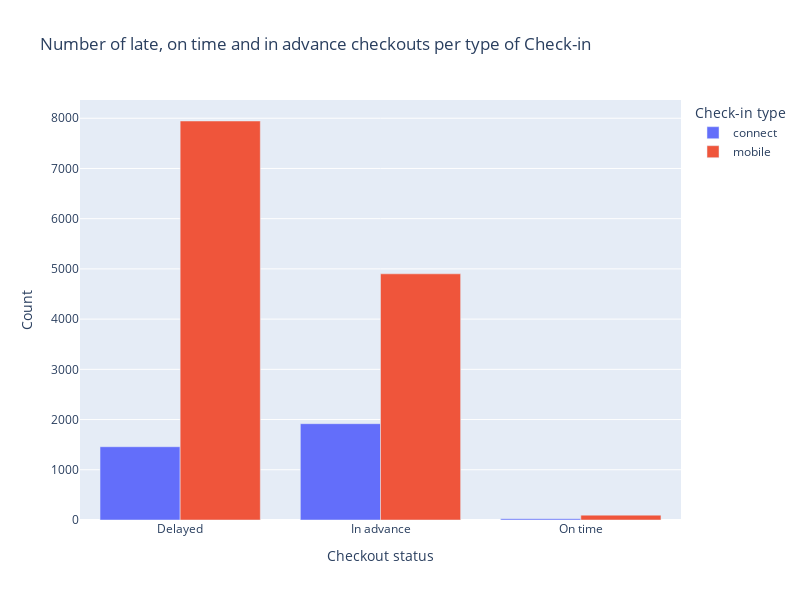

Write notebook code for a chart like this one.
### Markdown cell above
The graph above shows the distribution of delays at checkout. Most rentals have a delay of around 0 minutes, with some outliers that are significantly late.

### Code cell
# Visualization of the number of late, on time and in advance checkouts per type of Check-in


# Filter and drop NaN values for both check-in types
df_mobile = df[df['checkin_type'] == 'mobile'].dropna(subset=['delay_at_checkout_in_minutes'])
df_connect = df[df['checkin_type'] == 'connect'].dropna(subset=['delay_at_checkout_in_minutes'])

# Define conditions and choices for checkout status
conditions_mobile = [
    (df_mobile['delay_at_checkout_in_minutes'] > 0),
    (df_mobile['delay_at_checkout_in_minutes'] == 0),
    (df_mobile['delay_at_checkout_in_minutes'] < 0)
]
choices = ['Delayed', 'On time', 'In advance']

df_mobile['checkout_status'] = np.select(conditions_mobile, choices)

conditions_connect = [
    (df_connect['delay_at_checkout_in_minutes'] > 0),
    (df_connect['delay_at_checkout_in_minutes'] == 0),
    (df_connect['delay_at_checkout_in_minutes'] < 0)
]

df_connect['checkout_status'] = np.select(conditions_connect, choices)


# Apply checkout status for both dataframes
df_mobile['checkout_status'] = np.select(conditions_mobile, choices)
df_connect['checkout_status'] = np.select(conditions_connect, choices)

# Add check-in type labels and combine dataframes
df_mobile['checkin_type'] = 'mobile'
df_connect['checkin_type'] = 'connect'
df_combined = pd.concat([df_mobile, df_connect])

# Group and count checkout status by check-in type
status_counts = df_combined.groupby(['checkin_type', 'checkout_status']).size().reset_index(name='Count')

# Create the bar chart
fig = px.bar(status_counts, x='checkout_status', y='Count', color='checkin_type',
             barmode='group', labels={'checkout_status': 'Checkout status', 'Count': 'Count', 'checkin_type': 'Check-in type'},
             title='Number of late, on time and in advance checkouts per type of Check-in',
             width=800, height=600)

fig.show()

### Figure 1 — Plotly figure (JSON) as saved in the notebook; plotly's stock layout.template omitted (floating-point values rounded to 4 significant figures)
{"data": [{"alignmentgroup": "True", "hovertemplate": "Check-in type=connect<br>Checkout status=%{x}<br>Count=%{y}<extra></extra>", "legendgroup": "connect", "marker": {"color": "#636efa", "pattern": {"shape": ""}}, "name": "connect", "offsetgroup": "connect", "orientation": "v", "showlegend": true, "textposition": "auto", "type": "bar", "x": ["Delayed", "In advance", "On time"], "xaxis": "x", "y": [1459, 1918, 25], "yaxis": "y"}, {"alignmentgroup": "True", "hovertemplate": "Check-in type=mobile<br>Checkout status=%{x}<br>Count=%{y}<extra></extra>", "legendgroup": "mobile", "marker": {"color": "#EF553B", "pattern": {"shape": ""}}, "name": "mobile", "offsetgroup": "mobile", "orientation": "v", "showlegend": true, "textposition": "auto", "type": "bar", "x": ["Delayed", "In advance", "On time"], "xaxis": "x", "y": [7945, 4902, 97], "yaxis": "y"}], "layout": {"barmode": "group", "height": 600, "legend": {"title": {"text": "Check-in type"}, "tracegroupgap": 0}, "title": {"text": "Number of late, on time and in advance checkouts per type of Check-in"}, "width": 800, "xaxis": {"anchor": "y", "domain": [0, 1], "title": {"text": "Checkout status"}}, "yaxis": {"anchor": "x", "domain": [0, 1], "title": {"text": "Count"}}}}
